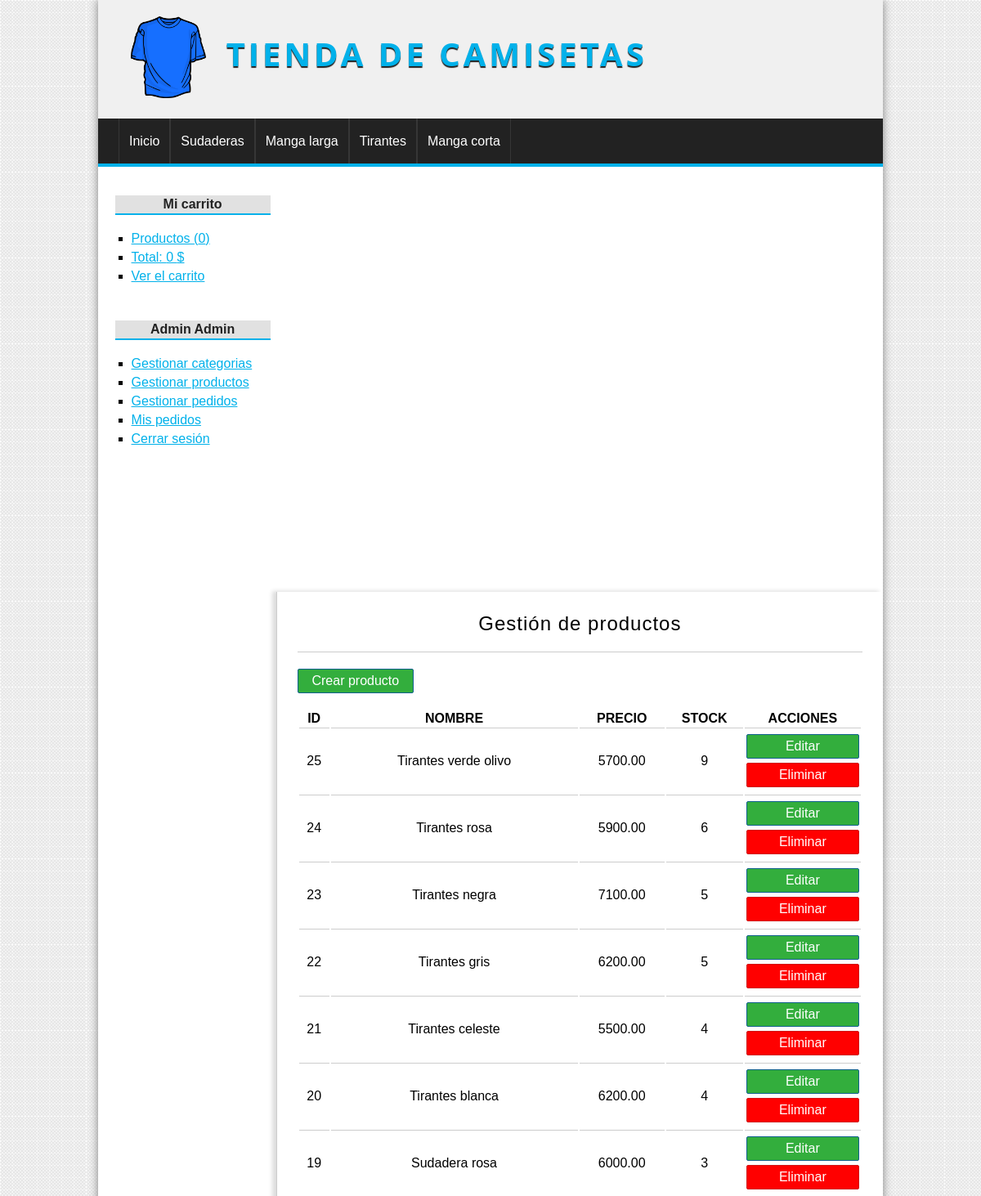
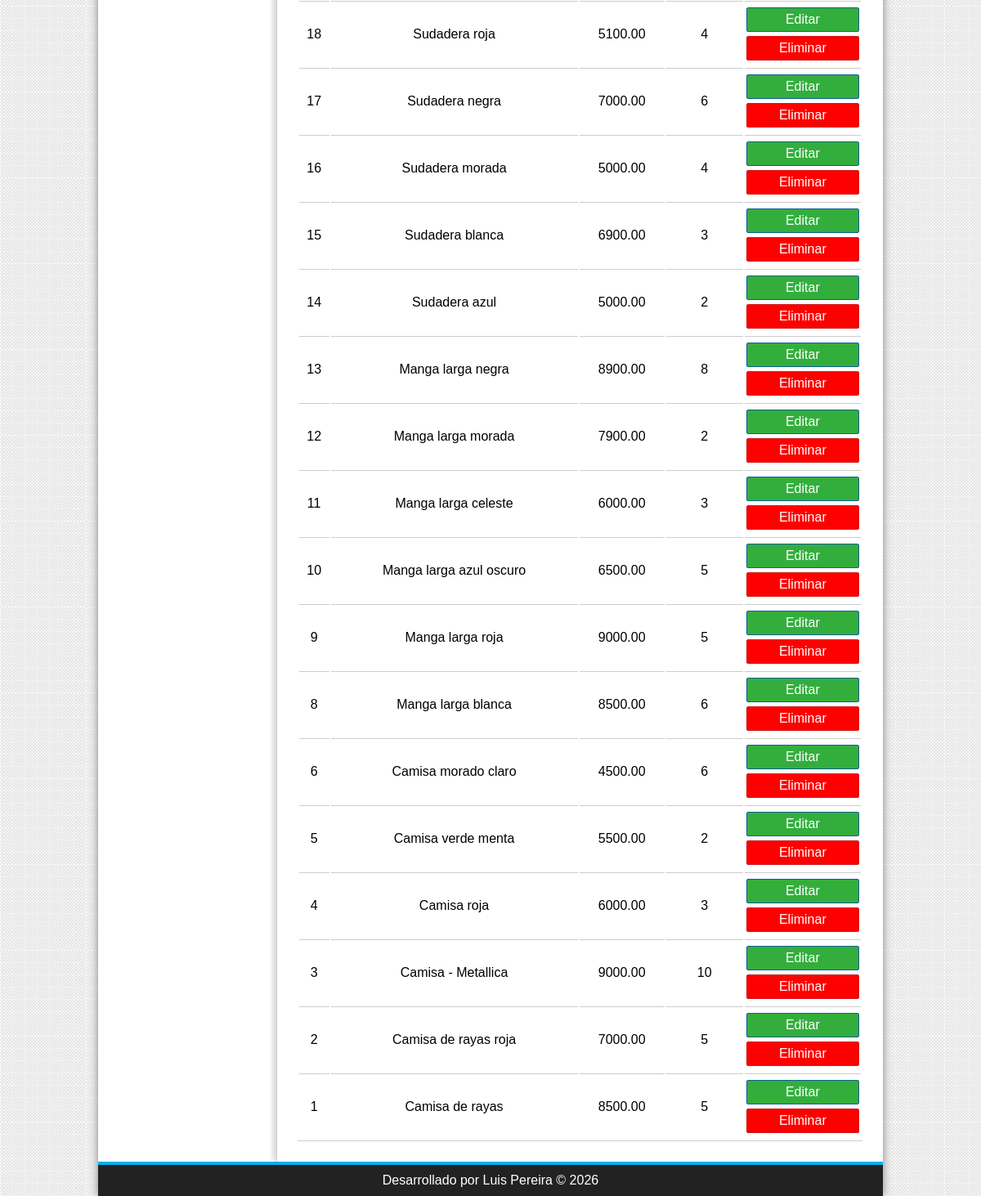
Page /producto/gestion (signed in) on the committed database (2 pictures, top to bottom).
### tables this page shows
CREATE TABLE IF NOT EXISTS `categorias` (
  `id` int NOT NULL AUTO_INCREMENT,
  `nombre` varchar(100) NOT NULL,
  PRIMARY KEY (`id`)
);

CREATE TABLE IF NOT EXISTS `productos` (
  `id` int NOT NULL AUTO_INCREMENT,
  `categoria_id` int NOT NULL,
  `nombre` varchar(100) NOT NULL,
  `descripcion` text,
  `precio` float(100,2) NOT NULL,
  `stock` int NOT NULL,
  `oferta` varchar(2) DEFAULT NULL,
  `fecha` date NOT NULL,
  `imagen` varchar(255) DEFAULT NULL,
  PRIMARY KEY (`id`),
  KEY `fk_producto_categoria` (`categoria_id`)
);

### config/db.php (called while the page is built, shortened)
<?php
class Database{
	public static function connect(){
		$config = [
			'host' => 'localhost',
			'user' => 'root',
			'pass' => '',
			'name' => 'tienda_master'
		];
		$db = new mysqli($config['host'], $config['user'], $config['pass'], $config['name']);
		$db->query("SET NAMES 'utf8'");
		return $db;
	}
}

### helpers/utils.php (called while the page is built, shortened)
<?php
class Utils{
	public static function showCategorias(){
		require_once 'models/categoria.php';
		$categoria = new Categoria();
		$categorias = $categoria->getAll();
		return $categorias;
	}
}

### models/categoria.php (called while the page is built, shortened)
<?php
class Categoria{
	private $db;
	public function __construct() {
		$this->db = Database::connect();
	}
	public function getAll(){
		$categorias = $this->db->query("SELECT * FROM categorias ORDER BY id DESC;");
		return $categorias;
	}
}

### controllers/productoController.php (called while the page is built, shortened)
<?php
require_once 'models/producto.php';
class productoController{
	public function gestion(){
		$producto = new Producto();
		$productos = $producto->getAll();
		require_once 'views/producto/gestion.php';
	}
}

### models/producto.php (called while the page is built, shortened)
<?php
class Producto{
	private $db;
	public function __construct() {
		$this->db = Database::connect();
	}
	public function getAll(){
		$productos = $this->db->query("SELECT * FROM productos ORDER BY id DESC");
		return $productos;
	}
}

### views/producto/gestion.php (the view, shortened to what this page needs)
<h1>Gestión de productos</h1>
<a href="<?=base_url?>producto/crear" class="button button-small">
	Crear producto
</a>
<table>
	<tr>
		<th>ID</th>
		<th>NOMBRE</th>
		<th>PRECIO</th>
		<th>STOCK</th>
		<th>ACCIONES</th>
	</tr>
	<?php while($pro = $productos->fetch_object()): ?>
		<tr>
			<td><?=$pro->id;?></td>
			<td><?=$pro->nombre;?></td>
			<td><?=$pro->precio;?></td>
			<td><?=$pro->stock;?></td>
			<td>
				<a href="<?=base_url?>producto/editar&id=<?=$pro->id?>" class="button button-gestion">Editar</a>
				<a href="<?=base_url?>producto/eliminar&id=<?=$pro->id?>" class="button button-gestion button-red">Eliminar</a>
			</td>
		</tr>
	<?php endwhile; ?>
</table>

### views/layout/header.php (shortened to what this page needs)
<!DOCTYPE HTML>
<html lang="es">
	<head>
		<link rel="stylesheet" href="<?=base_url?>assets/css/styles.css" />
	</head>
	<body>
		<div id="container">
			<header id="header">
				<div id="logo">
					<img src="<?=base_url?>assets/img/camiseta.png" alt="Camiseta Logo" />
					<a href="<?=base_url?>">
						Tienda de camisetas
					</a>
				</div>
			</header>
			<?php $categorias = Utils::showCategorias(); ?>
			<nav id="menu">
				<ul>
					<li>
						<a href="<?=base_url?>">Inicio</a>
					</li>
					<?php while($cat = $categorias->fetch_object()): ?>
						<li>
							<a href="<?=base_url?>categoria/ver&id=<?=$cat->id?>"><?=$cat->nombre?></a>
						</li>
					<?php endwhile; ?>
				</ul>
			</nav>
			<div id="content">

### assets/css/styles.css (style rules this page uses)
* { padding: 0px; margin: 0px; font-family: sans-serif, Helvetica, Arial; }
body { background: url(../img/bg.png); }
a { color: #01B1EA; }
table { text-align: center; width: 100%; border-bottom: 1px solid #ccc; }
td { border-top: 1px solid #ccc; padding: 2px; }
#container { width: 80%; margin: 0px auto; box-shadow: 0px 0px 10px gray; background: white; }
#header { height: 145px; background: #F0F0F0; }
#logo { padding: 20px; margin-left: 20px; float:left; }
#logo img { float:left; height: 100px; }
#logo a { float:left; font-size: 40px; letter-spacing: 4px; font-family: 'Open Sans', Helvetica, Arial; text-transform: uppercase; color: #01B1EA; font-weight: bold; text-decoration: none; margin-top: 18px; margin-left: 25px; text-shadow: 0px 2px 1px #222222; transition: all 300ms; }
#menu { clear:both; background: #222; color: white; height: 55px; border-bottom: 4px solid #01B1EA; }
#menu ul { list-style: none; text-decoration: none; margin: 0px auto; margin-left: 25px; }
#menu ul li { line-height: 55px; float:left; border-right: 1px solid #363636; }
#menu a { display: block; color: white; text-decoration: none; padding-left: 12px; padding-right: 12px; transition: all 300ms; }
#menu a:first-child { border-left: 1px solid #363636; }
#content { margin: 0px auto; overflow: hidden; background: white; }
input[type="button"], input[type="submit"], button, .button { display: block; border-radius: 2px; width: auto; padding: 5px; padding-left: 10px; padding-right: 10px; color: white; background: #2979CD; border: 1px solid #11608E; cursor:pointer; }
.button { background: #33AE3D; color: white !important; text-decoration: none; }
.button-small { width: 120px; text-align: center; margin-bottom: 20px; }
.button-gestion { margin-top: 5px; margin-bottom: 5px; }
.button-red { background: red; border: 1px solid #cf1717; }
#central h1 { font-size: 24px; font-weight: normal; letter-spacing: 1px; text-align: center; border-bottom: 1px solid #ccc; margin-bottom: 20px; padding: 20px; padding-top: 0px; }

### rows in the picture
categorias: nombre "Sudaderas"
categorias: nombre "Manga larga"
categorias: nombre "Tirantes"
categorias: nombre "Manga corta"
productos: id "25", nombre "Tirantes verde olivo", precio "5700.00", stock "9"
productos: id "24", nombre "Tirantes rosa", precio "5900.00", stock "6"
productos: id "23", nombre "Tirantes negra", precio "7100.00", stock "5"
productos: id "22", nombre "Tirantes gris", precio "6200.00", stock "5"
productos: id "21", nombre "Tirantes celeste", precio "5500.00", stock "4"
productos: id "20", nombre "Tirantes blanca", precio "6200.00", stock "4"
productos: id "19", nombre "Sudadera rosa", precio "6000.00", stock "3"
productos: id "18", nombre "Sudadera roja", precio "5100.00", stock "4"
productos: id "17", nombre "Sudadera negra", precio "7000.00", stock "6"
productos: id "16", nombre "Sudadera morada", precio "5000.00", stock "4"
productos: id "15", nombre "Sudadera blanca", precio "6900.00", stock "3"
productos: id "14", nombre "Sudadera azul", precio "5000.00", stock "2"
productos: id "13", nombre "Manga larga negra", precio "8900.00", stock "8"
productos: id "12", nombre "Manga larga morada", precio "7900.00", stock "2"
productos: id "11", nombre "Manga larga celeste", precio "6000.00", stock "3"
productos: id "10", nombre "Manga larga azul oscuro", precio "6500.00", stock "5"
productos: id "9", nombre "Manga larga roja", precio "9000.00", stock "5"
productos: id "8", nombre "Manga larga blanca", precio "8500.00", stock "6"
productos: id "6", nombre "Camisa morado claro", precio "4500.00", stock "6"
productos: id "5", nombre "Camisa verde menta", precio "5500.00", stock "2"
productos: id "4", nombre "Camisa roja", precio "6000.00", stock "3"
productos: id "3", nombre "Camisa - Metallica", precio "9000.00", stock "10"
productos: id "2", nombre "Camisa de rayas roja", precio "7000.00", stock "5"
productos: id "1", nombre "Camisa de rayas", precio "8500.00", stock "5"

### other values in the picture
$stats['count'] "0"
$stats['total'] "0"
$_SESSION['identity']->nombre "Admin"
$_SESSION['identity']->apellidos "Admin"
